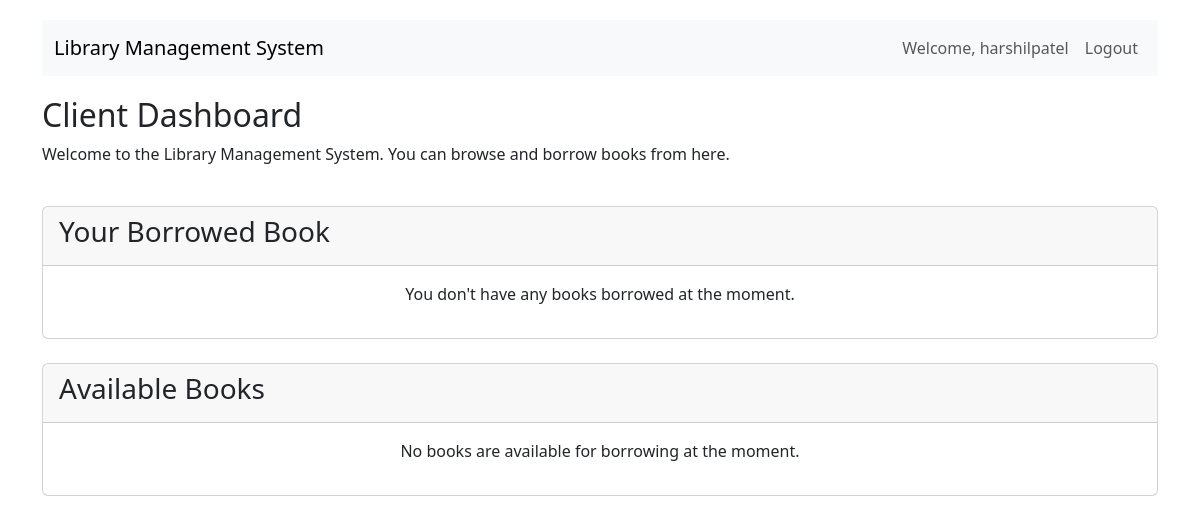
Before: /client-dashboard/ (signed in) with the older database file.
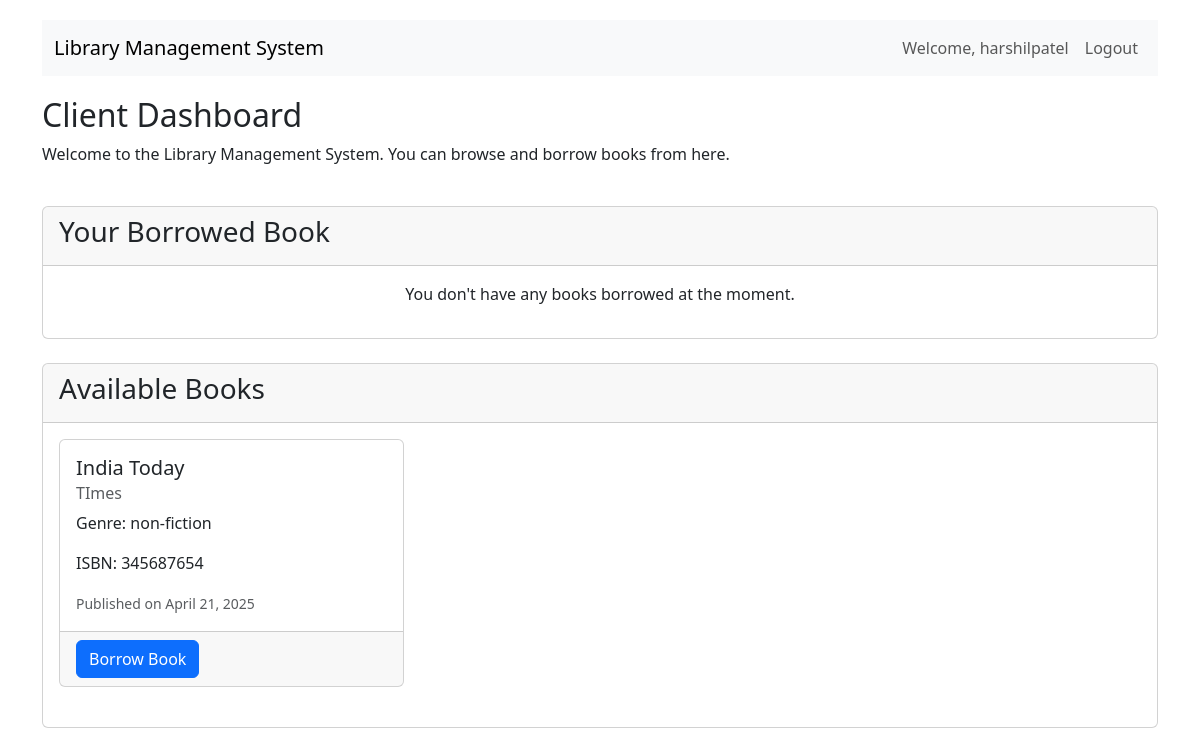
After: the same page with the newer database file.
### library/models.py (models this page shows, shortened)
class Book(models.Model):
    title = models.CharField(max_length=200)
    author = models.CharField(max_length=100)
    publication_date = models.DateField()
    ISBN = models.CharField(max_length=13)
    genre = models.CharField(max_length=50)
    is_available = models.BooleanField(default=True)

### library/views.py (the view)
# urls.py: path("client-dashboard/", views.client_dashboard, name="client_dashboard"),
@login_required
def client_dashboard(request):
    available_books = Book.objects.filter(is_available=True)
    try:
        borrower = Borrower.objects.get(user=request.user, return_date__isnull=True)
        borrowed_book = borrower.borrowed_book
    except Borrower.DoesNotExist:
        borrowed_book = None
    return render(
        request,
        "library/client_dashboard.html",
        {"available_books": available_books, "borrowed_book": borrowed_book},
    )

### library/templates/library/client_dashboard.html (shortened to what this page needs)
{% extends 'library/base.html' %}  {% block content %}
<div class="row">
  <div class="col-md-12 mb-4">
    <h2>Client Dashboard</h2>
    <p>
      Welcome to the Library Management System. You can browse and borrow books
      from here.
    </p>
  </div>
</div>
<div class="row mb-4">
  <div class="col-md-12">
    <div class="card">
      <div class="card-header">
        <h3>Your Borrowed Book</h3>
      </div>
      <div class="card-body">
        {% if borrowed_book %}
        <div class="card mb-3">
          <div class="row g-0">
            <div class="col-md-8">
              <div class="card-body">
                <h5 class="card-title">{{ borrowed_book.title }}</h5>
                <p class="card-text">Author: {{ borrowed_book.author }}</p>
                <p class="card-text">Genre: {{ borrowed_book.genre }}</p>
                <p class="card-text">ISBN: {{ borrowed_book.ISBN }}</p>
                <p class="card-text">
                  <small class="text-muted"
                    >Published on {{ borrowed_book.publication_date }}</small
                  >
                </p>
                <a href="{% url 'return_book' %}" class="btn btn-primary"
                  >Return Book</a
                >
              </div>
            </div>
          </div>
        </div>
        {% else %}
        <p class="text-center">
          You don't have any books borrowed at the moment.
        </p>
        {% endif %}
      </div>
    </div>
  </div>
</div>
<div class="row">
  <div class="col-md-12">
    <div class="card">
      <div class="card-header">
        <h3>Available Books</h3>
      </div>
      <div class="card-body">
        {% if available_books %}
        <div class="row">
          {% for book in available_books %}
          <div class="col-md-4 mb-4">
            <div class="card h-100">
              <div class="card-body">
                <h5 class="card-title">{{ book.title }}</h5>
                <h6 class="card-subtitle mb-2 text-muted">{{ book.author }}</h6>
                <p class="card-text">Genre: {{ book.genre }}</p>
                <p class="card-text">ISBN: {{ book.ISBN }}</p>
                <p class="card-text">
                  <small class="text-muted"
                    >Published on {{ book.publication_date }}</small
                  >
                </p>
              </div>
              <div class="card-footer">
                {% if borrowed_book %}
                <button class="btn btn-primary" disabled>
                  Already Borrowed a Book
                </button>
                {% else %}
                <a
                  href="{% url 'borrow_book' book.id %}"
                  class="btn btn-primary"
                  >Borrow Book</a
                >
                {% endif %}
              </div>
            </div>
          </div>
          {% endfor %}
        </div>
        {% else %}
        <p class="text-center">
          No books are available for borrowing at the moment.
        </p>
        {% endif %}
      </div>
    </div>
  </div>
</div>
{% endblock %}

Changed rows visible on the page:
added Book: title "India Today", author "TImes", genre "non-fiction", ISBN "345687654", publication_date "April 21, 2025"
Other visible differences:
text no longer shown: "No books are available for borrowing at the moment."
